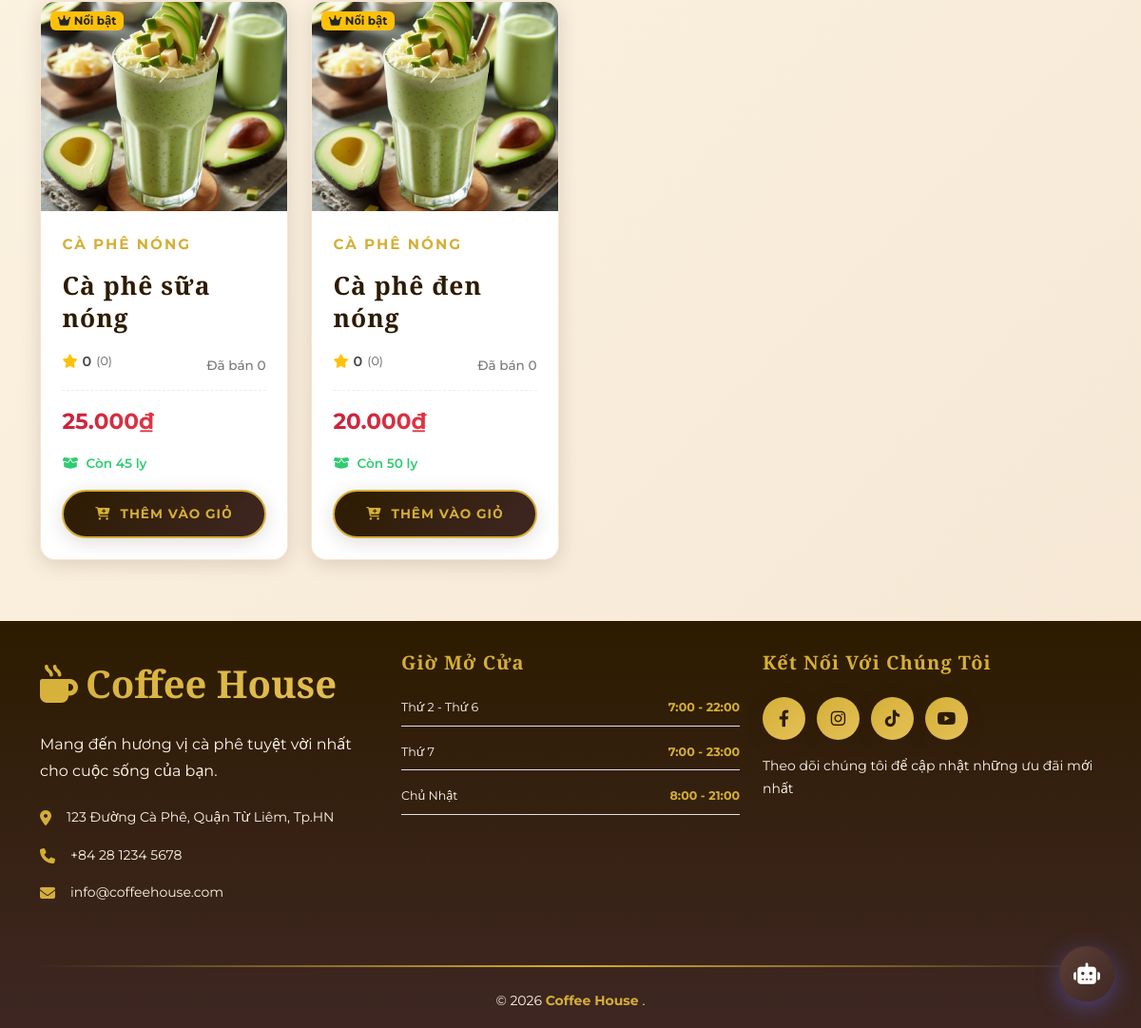
Page /customer/index.php?category=1 (signed in, lower part) on the earlier database version.
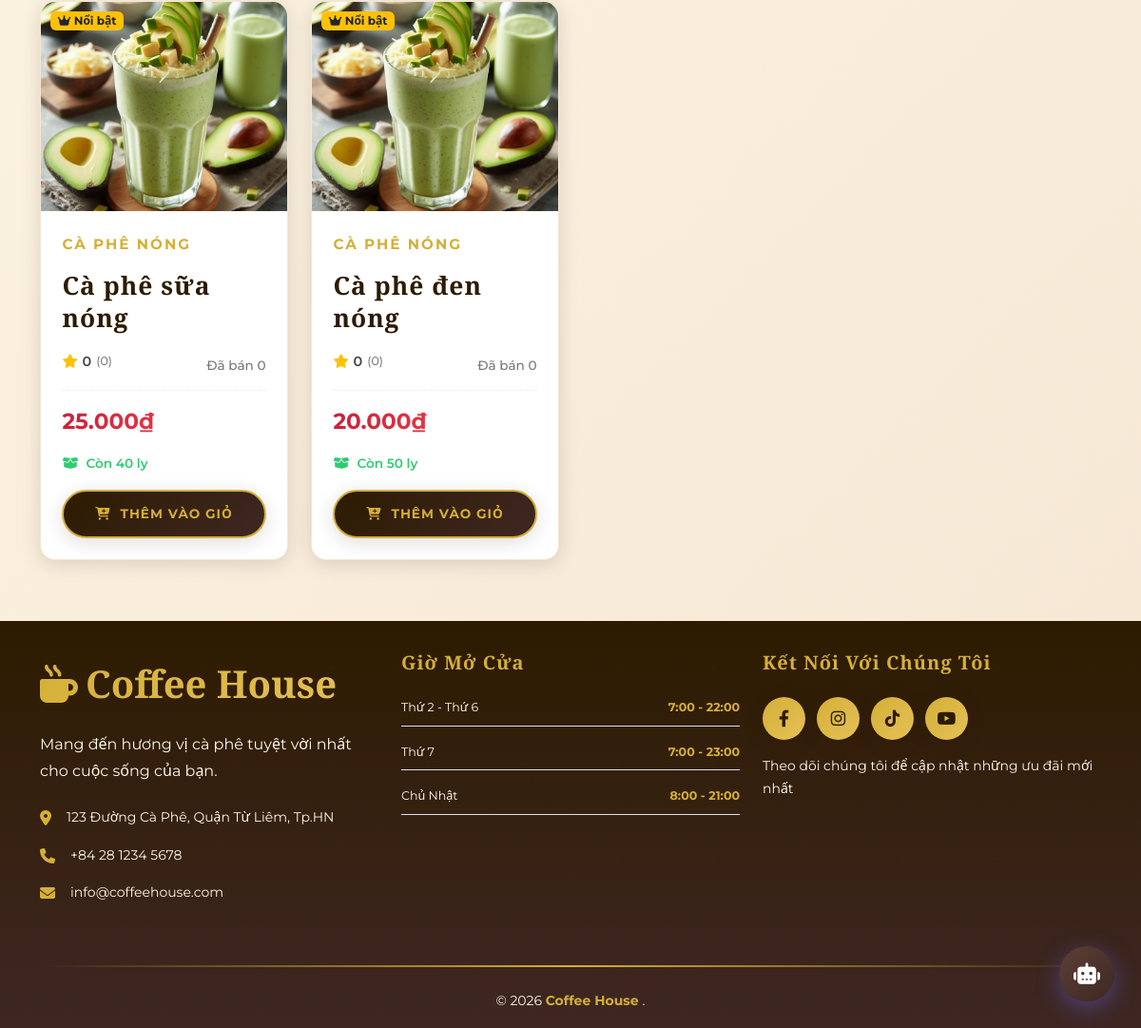
Same page on the later database version.
### tables this page shows
CREATE TABLE products (
    id INT PRIMARY KEY AUTO_INCREMENT,   
    category_id INT,
    name VARCHAR(200) NOT NULL,
    description TEXT,
    ingredients TEXT,
    calories INT,
    price DECIMAL(10,2) NOT NULL,
    discount_type ENUM('none', 'percentage', 'fixed') DEFAULT 'none',
    discount_value DECIMAL(10,2) DEFAULT 0,
    sale_price DECIMAL(10,2) NULL,
    discount_start_date DATETIME NULL,
    discount_end_date DATETIME NULL,
    is_featured TINYINT(1) DEFAULT 0,
    ai_metadata TEXT,
    image VARCHAR(255),
    status ENUM('active', 'inactive') DEFAULT 'active',
    created_at TIMESTAMP DEFAULT CURRENT_TIMESTAMP,
    updated_at TIMESTAMP DEFAULT CURRENT_TIMESTAMP ON UPDATE CURRENT_TIMESTAMP,
    
    FOREIGN KEY (category_id) REFERENCES categories(id) ON DELETE SET NULL,
    INDEX idx_is_featured (is_featured),
    INDEX idx_discount_dates (discount_start_date, discount_end_date)
);

CREATE TABLE categories (
    id INT PRIMARY KEY AUTO_INCREMENT,
    name VARCHAR(100) NOT NULL,
    description TEXT,
    created_at TIMESTAMP DEFAULT CURRENT_TIMESTAMP
);

### customer/index.php (the view, shortened to what the rows shown need)
<?php
require_once '../config/init.php';
$limit = 8;
$page = isset($_GET['page']) ? (int)$_GET['page'] : 1;
$offset = ($page - 1) * $limit;
$category_filter = isset($_GET['category']) ? $_GET['category'] : '';
$sql = "SELECT p.*, c.name as category_name, i.quantity as stock,
        COUNT(DISTINCT pr.id) as review_count,
        ROUND(AVG(pr.rating), 1) as avg_rating,
        (SELECT SUM(quantity) FROM order_items oi2 JOIN orders o2 ON oi2.order_id = o2.id WHERE oi2.product_id = p.id AND o2.status != 'cancelled') as sold_count
        FROM products p
        LEFT JOIN categories c ON p.category_id = c.id
        LEFT JOIN inventory i ON p.id = i.product_id
        LEFT JOIN product_reviews pr ON p.id = pr.product_id AND pr.status = 'approved'
        WHERE p.status = 'active'";
if ($category_filter) $sql .= " AND p.category_id = :category";
$sql .= " GROUP BY p.id, c.name, i.quantity
          ORDER BY p.is_featured DESC, p.id DESC
          LIMIT $limit OFFSET $offset";
$stmt = $pdo->prepare($sql);
if ($category_filter) $stmt->bindValue(':category', $category_filter);
$stmt->execute();
$products = $stmt->fetchAll(PDO::FETCH_ASSOC);
?>
<!DOCTYPE html>
<html lang="vi">
<head>
    <link href="https://cdn.jsdelivr.net/npm/bootstrap@5.3.0/dist/css/bootstrap.min.css" rel="stylesheet">
    <link href="https://cdnjs.cloudflare.com/ajax/libs/font-awesome/6.4.0/css/all.min.css" rel="stylesheet">
    <link rel="stylesheet" href="../assets/css/index.css">
    <link rel="stylesheet" href="../assets/css/ai_components.css">
</head>
<body>
    <?php include '../templates/navbar.php'; ?>
    <section class="products-premium">
        <div class="container">
            <div id="productListing">
                <?php if (count($products) > 0): ?>
                    <div class="row g-4" id="productGrid">
                        <?php foreach ($products as $product):
                            $now = time();
                            $startDate = $product['discount_start_date'] ? strtotime($product['discount_start_date']) : 0;
                            $endDate = $product['discount_end_date'] ? strtotime($product['discount_end_date']) : 2147483647;
                            $isPromoActive = ($product['discount_type'] !== 'none' && $now >= $startDate && $now <= $endDate);
                            $showDiscount = ($isPromoActive && !empty($product['sale_price']) && $product['sale_price'] < $product['price']);
                            $finalPrice = $showDiscount ? $product['sale_price'] : $product['price'];
                            $isFeatured = ($product['is_featured'] == 1);
                            $image = str_replace(['uploads/', '/uploads/'], '', $product['image'] ?? '');
                            $webImagePath = (empty($image) || !file_exists(__DIR__ . "/../admin/uploads/" . $image))
                                            ? "../admin/uploads/no-image.jpg"
                                            : "../admin/uploads/" . $image;
                            ?>
                            <div class="col-lg-3 col-md-4 col-sm-6">
                                <div class="product-card-premium" onclick="showProductDetail(<?= $product['id']; ?>)">
                                    <div class="product-badges" style="position: absolute; top: 10px; left: 10px; z-index: 5; display:flex; flex-direction:column; gap:5px;">
                                        <?php if ($isFeatured): ?>
                                            <span class="badge bg-warning text-dark shadow-sm"><i class="fas fa-crown"></i> Nổi bật</span>
                                        <?php endif; ?>
                                    </div>
                                    <div class="product-image-premium">
                                        <img src="<?= htmlspecialchars($webImagePath); ?>" alt="<?= htmlspecialchars($product['name']); ?>">
                                    </div>
                                    <div class="product-body-premium">
                                        <div class="product-category-premium"><?= htmlspecialchars($product['category_name']); ?></div>
                                        <h3 class="product-title-premium"><?= htmlspecialchars($product['name']); ?></h3>
                                        <div class="product-stats-premium" style="display: flex; justify-content: space-between; align-items: center; margin-bottom: 0.8rem; border-bottom: 1px dashed #eee; padding-bottom: 0.5rem;">
                                            <div class="product-rating-premium" style="display: flex; align-items: center; gap: 5px; font-size: 0.9rem; font-weight: 600; color: #444;">
                                                <i class="fas fa-star text-warning"></i>
                                                <span><?= $product['avg_rating'] ?: '0'; ?></span>
                                                <small class="text-muted" style="font-weight: 400;">(<?= $product['review_count']; ?>)</small>
                                            </div>
                                            <div class="product-sold-premium" style="font-size: 0.85rem; color: #777; font-weight: 500;">
                                                Đã bán <?= $product['sold_count'] ?: '0'; ?>
                                            </div>
                                        </div>
                                        <div class="product-price-premium">
                                            <?php if ($showDiscount): ?>
                                                <span class="price-old"><?= number_format($product['price'], 0, ',', '.') ?>₫</span>
                                                <span class="price-new"><?= number_format($product['sale_price'], 0, ',', '.') ?>₫</span>
                                            <?php else: ?>
                                                <span class="price-new"><?= number_format($product['price'], 0, ',', '.') ?>₫</span>
                                            <?php endif; ?>
                                        </div>
                                        <div class="product-stock-premium <?= $product['stock'] <= 10 ? 'low' : ''; ?>">
                                            <i class="fas fa-box-open"></i> <span>Còn <?= $product['stock']; ?> ly</span>
                                        </div>
                                        <button class="btn-add-cart-premium"
                                            onclick="addToCart(<?= $product['id']; ?>, '<?= addslashes($product['name']); ?>', <?= $finalPrice; ?>, <?= $product['stock']; ?>); event.stopPropagation();"
                                            <?= $product['stock'] <= 0 ? 'disabled' : '' ?>>
                                            <i class="fas <?= $product['stock'] > 0 ? 'fa-cart-plus' : 'fa-times-circle' ?>"></i>
                                            <?= $product['stock'] > 0 ? 'Thêm vào giỏ' : 'Hết hàng' ?>
                                        </button>
                                    </div>
                                </div>
                            </div>
                        <?php endforeach; ?>
                    </div>
                <?php endif; ?>
            </div>
        </div>
    </section>
    <?php include '../templates/footer.php'; ?>
    <?php include 'chatbot_widget.php'; ?>
</body>
</html>

Differences in the rows shown:
changed products "Cà phê sữa nóng": stock "45" → "40"
